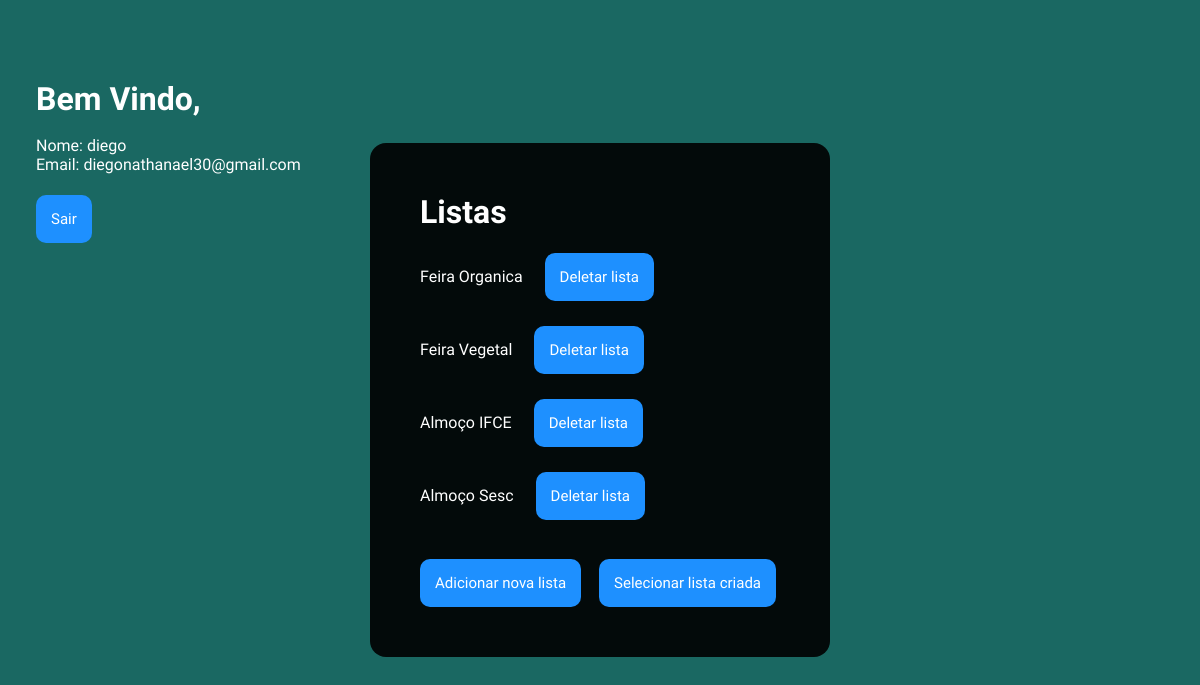
The page /Listas/ (signed in) on the database as committed earlier.
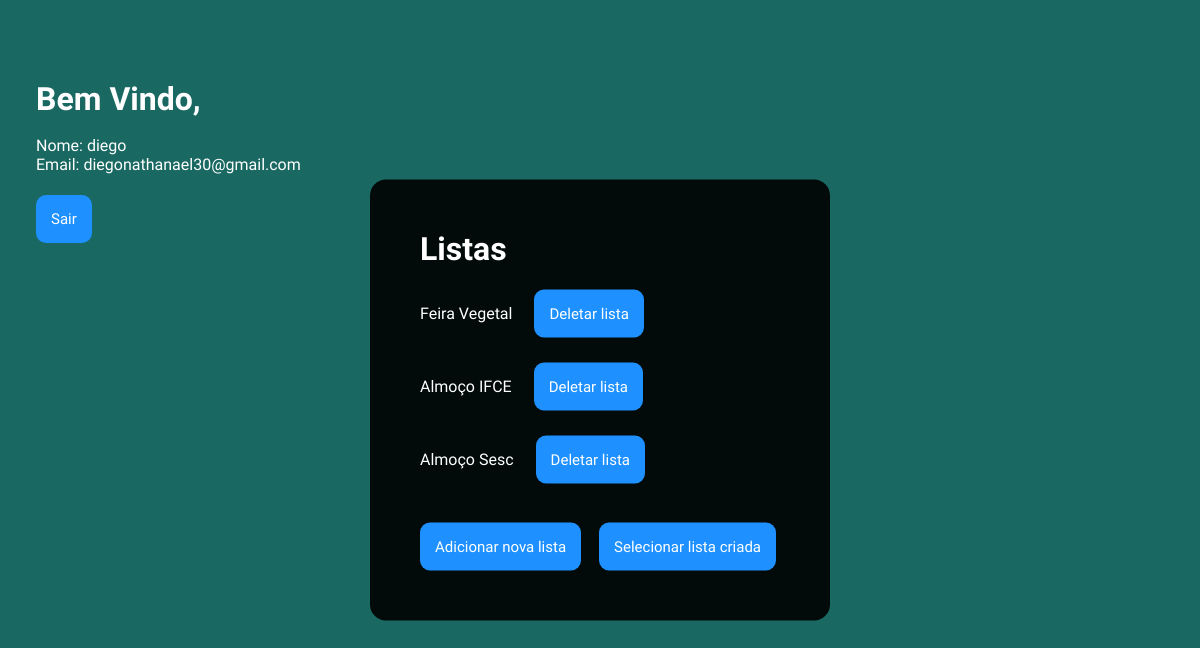
The same page on the database as committed later.
### Listas/models.py (models this page shows, shortened)
class Iten(models.Model):
    item = models.ForeignKey(Lista, on_delete=models.CASCADE, related_name="departures")

class Lista(models.Model):
    nome = models.CharField(max_length=64)
    def __str__(self):
        return f"{self.nome}"

### Listas/views.py (the view)
# urls.py: path('', index, name="index"),
def index(request):
    if not request.user.is_authenticated:
        return HttpResponseRedirect(reverse("login"))
    return render(request, "index.html", {
        "flights": Iten.objects.all()
    })

### Listas/templates/index.html (shortened to what this page needs)
{% load static %}
<!DOCTYPE html>
<html lang="en">
<head>
    <link rel="stylesheet" href="{% static 'listas\css\style.css' %}">
</head>
<body>
{% block body %}
    <div class="user">
        <h1 id="welcome">Bem Vindo, {{ request.user.first_name }}</h1><br>
        <ul>
            <li id="user">Nome: {{ request.user.username }}</li>
            <li id="user">Email: {{ request.user.email }}</li><br><br>
            <a id="logout" href="{% url 'logout' %}">Sair</a>
        </ul>
    </div>
    <div class="container2">
        <h1>Listas</h1><br><br>
        <ul>
            {% for flight in flights %}
                <li><a id="lista" href="{% url 'flight' flight.id %}">{{ flight.item }}</a>
                    <a id="del" href="{% url 'delete2' flight.id%}">Deletar lista</a></li><br><br><br>
            {% endfor %}
        </ul>
        <div class="add">
            <a class="novalist" id="add-link" href="newlist/">
                Adicionar nova lista
            </a><br><br>
            <a class="selectlist" id="add-link" href="newlist2/">
                Selecionar lista criada
            </a>
        </div>
    </div>
{% endblock %}
</body>
</html>

### Listas/templates/static/listas/css/style.css (style rules this page uses)
* { margin: 0; padding: 0; list-style: none; }
body { background-color: #1a6862; }
.container2 { border-radius: 16px; padding: 50px; width: 30%; background-color: rgb(0, 0, 0, 0.9); left: 50%; top: 50%; transform: translate(-50%, -50%); position: absolute; align-items: center; }
h1 { font-family: 'Clicker Script', cursive; font-family: 'Raleway', sans-serif; color: white; }
.user { height: 30vh; align-items: center; top: 10%; width: 30%; align-items: center; position: absolute; }
#welcome { margin-left: 10%; font-family: 'Clicker Script', cursive; font-family: 'Raleway', sans-serif; color: white; }
#user { margin-left: 10%; text-align: justify; font-family: 'Clicker Script', cursive; font-family: 'Raleway', sans-serif; text-decoration: none; color: white; }
#logout { margin-left: 10%; background-color: dodgerblue; border: none; padding: 15px; border-radius: 10px; font-size: 15px; font-family: 'Clicker Script', cursive; font-family: 'Raleway', sans-serif; text-decoration: none; color: white; transition: 0.3s; }
#lista { font-family: 'Clicker Script', cursive; font-family: 'Raleway', sans-serif; text-decoration: none; color: white; transition: 0.3s; }
#del { margin-left: 5%; background-color: dodgerblue; border: none; padding: 15px; border-radius: 10px; font-size: 15px; list-style: none; font-family: 'Clicker Script', cursive; font-family: 'Raleway', sans-serif; text-decoration: none; color: white; transition: 0.3s; }
.add { display: flex; }
.novalist { background-color: dodgerblue; border: none; padding: 15px; border-radius: 10px; font-size: 15px; list-style: none; font-family: 'Clicker Script', cursive; font-family: 'Raleway', sans-serif; text-decoration: none; color: white; transition: 0.3s; }
.selectlist { margin-left: 5%; background-color: dodgerblue; border: none; padding: 15px; border-radius: 10px; font-size: 15px; list-style: none; font-family: 'Clicker Script', cursive; font-family: 'Raleway', sans-serif; text-decoration: none; color: white; transition: 0.3s; }

Rows that differ between the two databases and show on the page:
removed Iten: item "Feira Organica"
